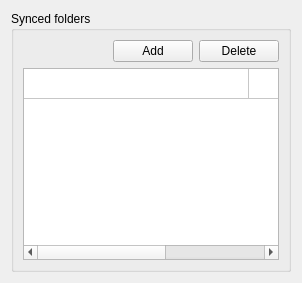
     <widget class="QWidget" name="pSyncs">
      <layout class="QVBoxLayout" name="verticalLayout_8">
       <item>
        <widget class="QGroupBox" name="gSyncs">
         <property name="title">
          <string>Synced folders</string>
         </property>
         <layout class="QVBoxLayout" name="verticalLayout_9">
          <item>
           <widget class="QWidget" name="wSyncsButtons" native="true">
            <property name="layoutDirection">
             <enum>Qt::RightToLeft</enum>
            </property>
            <layout class="QHBoxLayout" name="horizontalLayout_6">
             <property name="spacing">
              <number>6</number>
             </property>
             <property name="margin">
              <number>0</number>
             </property>
             <item>
              <widget class="QPushButton" name="bDelete">
               <property name="text">
                <string>Delete</string>
               </property>
              </widget>
             </item>
             <item>
              <widget class="QPushButton" name="bAdd">
               <property name="text">
                <string>Add</string>
               </property>
              </widget>
             </item>
             <item>
              <spacer name="hSyncs">
               <property name="orientation">
                <enum>Qt::Horizontal</enum>
               </property>
               <property name="sizeHint" stdset="0">
                <size>
                 <width>40</width>
                 <height>20</height>
                </size>
               </property>
              </spacer>
             </item>
            </layout>
           </widget>
          </item>
          <item>
           <widget class="QTableWidget" name="tSyncs">
            <property name="enabled">
             <bool>true</bool>
            </property>
            <property name="styleSheet">
             <string notr="true"/>
            </property>
            <property name="frameShape">
             <enum>QFrame::StyledPanel</enum>
            </property>
            <property name="editTriggers">
             <set>QAbstractItemView::NoEditTriggers</set>
            </property>
            <property name="selectionMode">
             <enum>QAbstractItemView::SingleSelection</enum>
            </property>
            <property name="selectionBehavior">
             <enum>QAbstractItemView::SelectRows</enum>
            </property>
            <property name="textElideMode">
             <enum>Qt::ElideMiddle</enum>
            </property>
            <property name="horizontalScrollMode">
             <enum>QAbstractItemView::ScrollPerPixel</enum>
            </property>
            <property name="showGrid">
             <bool>true</bool>
            </property>
            <property name="wordWrap">
             <bool>false</bool>
            </property>
            <property name="cornerButtonEnabled">
             <bool>true</bool>
            </property>
            <attribute name="horizontalHeaderVisible">
             <bool>false</bool>
            </attribute>
            <attribute name="horizontalHeaderCascadingSectionResizes">
             <bool>true</bool>
            </attribute>
            <attribute name="horizontalHeaderDefaultSectionSize">
             <number>225</number>
            </attribute>
            <attribute name="horizontalHeaderHighlightSections">
             <bool>true</bool>
            </attribute>
            <attribute name="horizontalHeaderMinimumSectionSize">
             <number>225</number>
            </attribute>
            <attribute name="horizontalHeaderShowSortIndicator" stdset="0">
             <bool>false</bool>
            </attribute>
            <attribute name="horizontalHeaderStretchLastSection">
             <bool>false</bool>
            </attribute>
            <attribute name="verticalHeaderVisible">
             <bool>false</bool>
            </attribute>
            <attribute name="verticalHeaderCascadingSectionResizes">
             <bool>false</bool>
            </attribute>
            <attribute name="verticalHeaderDefaultSectionSize">
             <number>30</number>
            </attribute>
            <attribute name="verticalHeaderHighlightSections">
             <bool>true</bool>
            </attribute>
            <attribute name="verticalHeaderShowSortIndicator" stdset="0">
             <bool>false</bool>
            </attribute>
            <attribute name="verticalHeaderStretchLastSection">
             <bool>false</bool>
            </attribute>
            <row>
             <property name="text">
              <string/>
             </property>
            </row>
            <column>
             <property name="text">
              <string>Local Folder</string>
             </property>
            </column>
            <column>
             <property name="text">
              <string>MEGA folder</string>
             </property>
            </column>
           </widget>
          </item>
         </layout>
        </widget>
       </item>
      </layout>
     </widget>
